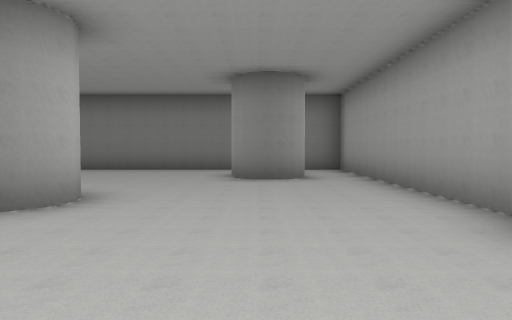
[1] (above)

21 first-person views from a walk through a 3-D level made in the Unity game engine. The camera is 1.2 m above the floor, tilts 2° down and sees 70° across. The floor is counted in squares, 2 m on a side. Each view is taken from the middle of a square. On the plan, view 1 faces up. The plan holds only what a view shows up to about 10 squares ahead; the rest is blank. The player is left out. Some surface patterns are stand-ins.

[2]
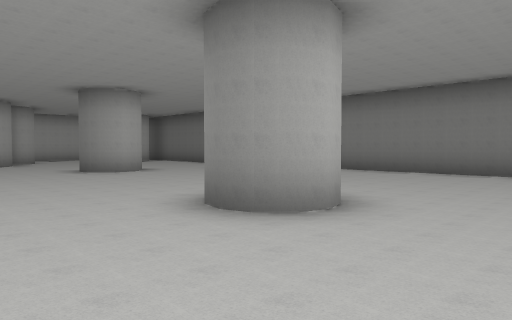

[3]
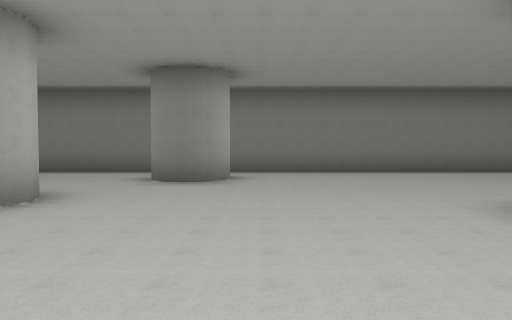

[4]
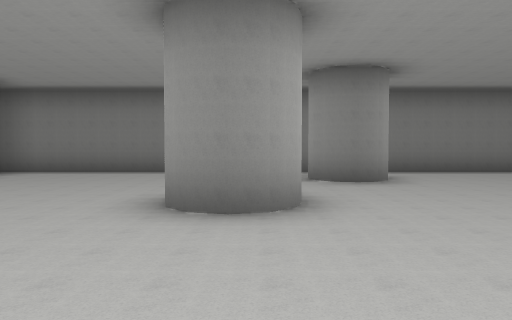

[5]
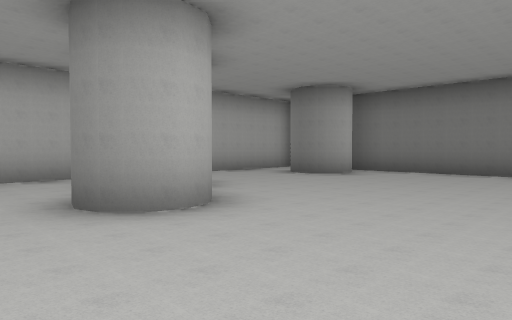

[6]
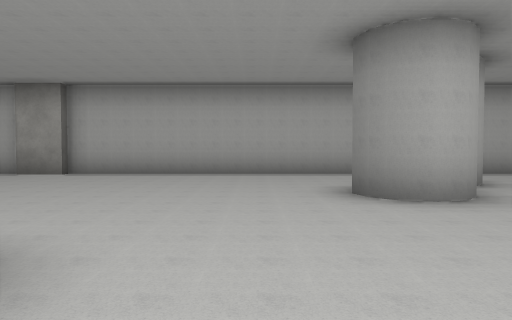

[7]
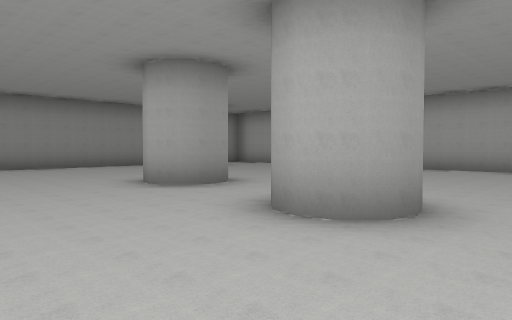

[8]
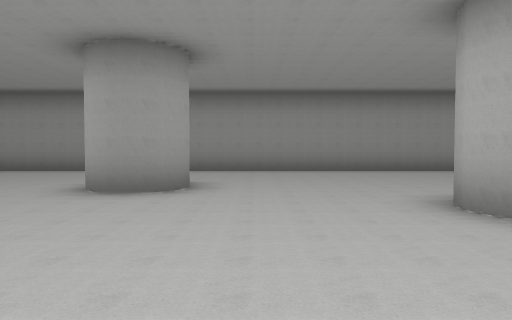

[9]
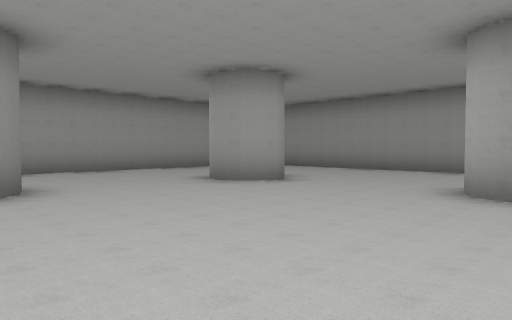

[10]
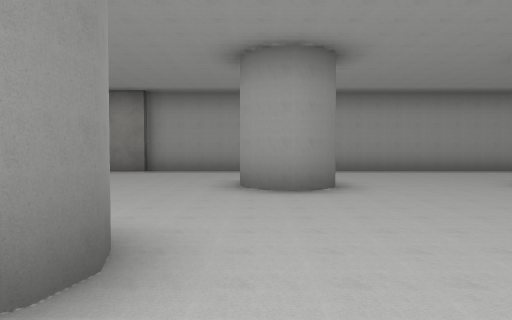

[11]
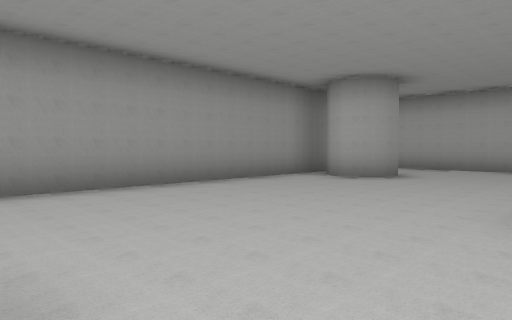

[12]
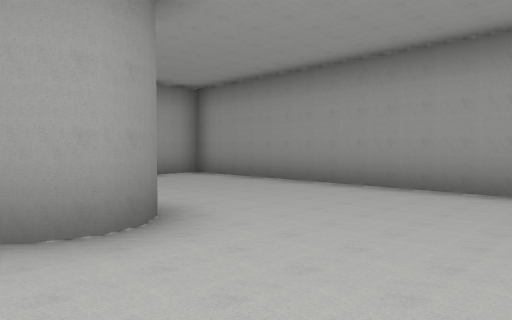

[13]
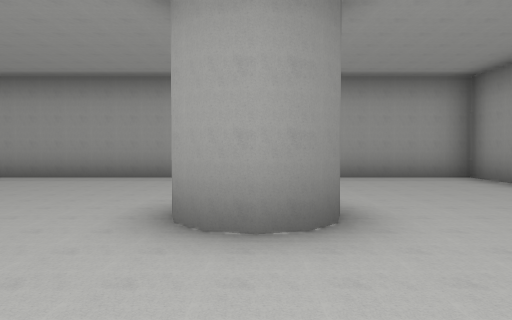

[14]
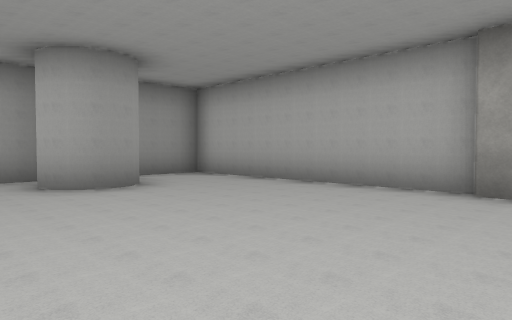

[15]
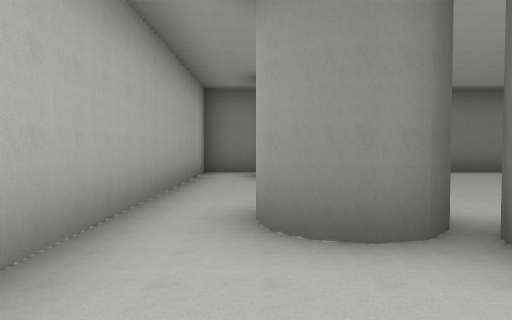

[16]
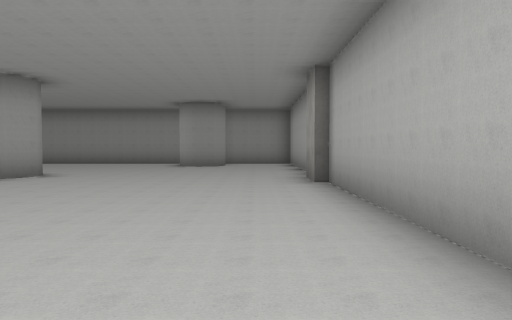

[17]
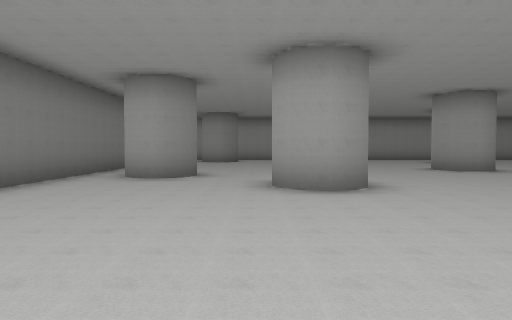

[18]
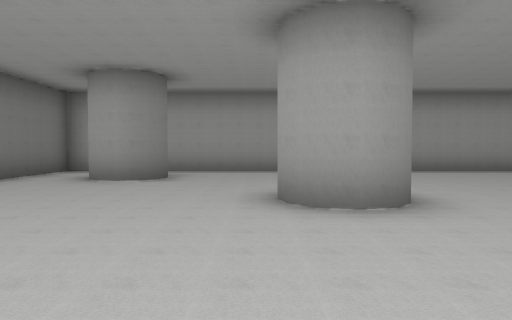

[19]
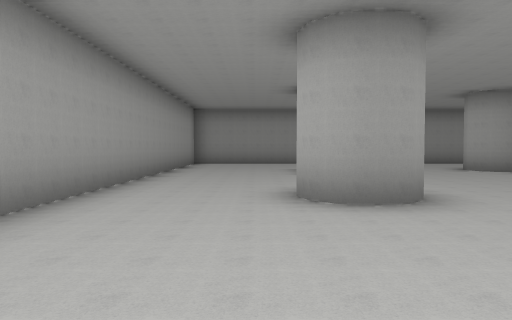

[20]
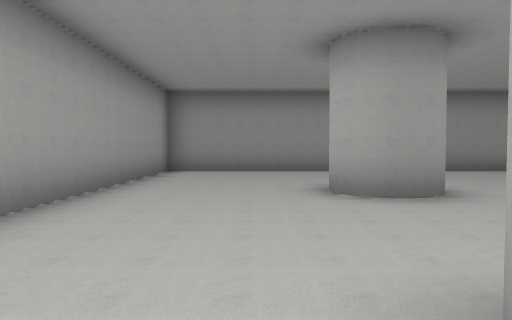

[21]
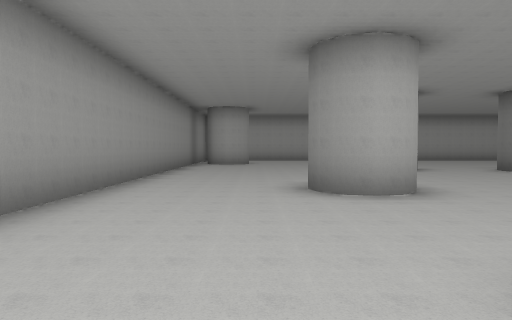

### Floor plan
Key: @ floor where view 1 was taken; # wall or solid block; . floor.
Columns run from 18 left of view 1 to 3 right of it. Each row starts with its distance up from view 1.
 10 ######################
  9 #..#.................#
  8 #..#.......#......##.#
  7 #.................#..#
  6 #....................#
  5 #........#...........#
  4 #..#...........##....#
  3 #...##...............#
  2 #....................#
  1 #............#.......#
  0 #............#....@..#
 -1 #.......#........#...#
 -2 #................#...#
 -3 #....................#
 -4 #......##............#
 -5 #......#.............#
 -6 #...........#...##...#
 -7 #...........#........#
 -8 #....................#
 -9 #...#................#
-10 #....................#
-11 ######################

Where each view was taken, in squares from view 1:
view 1: 0 up, 0 right, facing up
view 2: 1 up, 0 right, facing up-left
view 3: 1 up, 6 left, facing up
view 4: 1 up, 9 left, facing up
view 5: 1 up, 10 left, facing up-left
view 6: 1 up, 9 left, facing left
view 7: 1 up, 7 left, facing down-left
view 8: 1 down, 8 left, facing down
view 9: 1 down, 7 left, facing down-right
view 10: 1 down, 7 left, facing right
view 11: 5 down, 7 left, facing down-left
view 12: 5 down, 5 left, facing down-right
view 13: 6 down, 5 left, facing right
view 14: 3 down, 12 left, facing down-left
view 15: 1 up, 16 left, facing up
view 16: 3 up, 16 left, facing down
view 17: 6 up, 15 left, facing right
view 18: 5 up, 7 left, facing right
view 19: 3 up, 0 right, facing down
view 20: 1 down, 0 right, facing down
view 21: 8 down, 1 left, facing left
